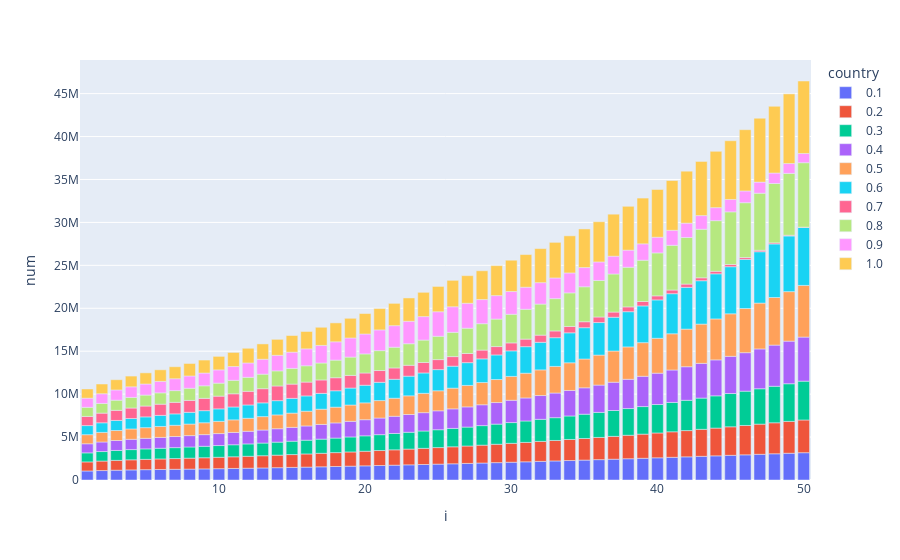

Notebook code cell kept with this figure:
### Code cell
fig = px.bar(df1.groupby(['country', 'i'], as_index=False).sum(), x='i', y='num', color='country')
fig.show()
fig.write_image("demogr103.png")
